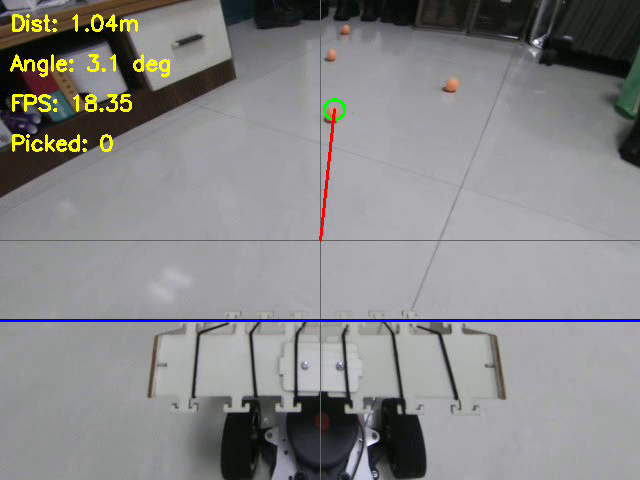
#> input picture frame 80 of ai/record/detection.avi, 640 x 480 px, given in place of the camera
$ python detect2.py
#> lines starting #> are read from the running program, lines starting #| are printed output that depends on the picture; after the words box and inside, x2 and y2 are one past the last pixel; in counts of white or black regions, pixels touching at a corner belong together
import cv2
import numpy as np
import time
import math
import configparser
from joblib import Parallel, delayed

class BallDetector:
    def __init__(self, show_display=False, record_video=False, focal_length=554.26, real_diameter=0.04, config_file='/usr/src/ai/config.txt'):
        # 读取配置文件
#> called with show_display = True, record_video = True, focal_length = 554.3, real_diameter = 0.04, config_file = '/usr/src/ai/config.txt'
        config = configparser.ConfigParser()
        config.read(config_file)
#> (reads ai/config.txt from the repository)

        # 相机初始化
        self.cap = cv2.VideoCapture(0)
        self.cap.set(cv2.CAP_PROP_FRAME_WIDTH, 640)
        self.cap.set(cv2.CAP_PROP_FRAME_HEIGHT, 480)
        self.cap.set(cv2.CAP_PROP_FPS, 30)

        # 物理参数
        self.focal_length = focal_length
        self.real_diameter = real_diameter

        # 图像处理参数
        self.show_display = show_display
        self.record_video = record_video
        self.kernel = cv2.getStructuringElement(cv2.MORPH_ELLIPSE, (5,5))

        # 橙色HSV阈值
        self.orange_lower = np.array([config.getint('DEFAULT', 'orange_lower_h'),
                                      config.getint('DEFAULT', 'orange_lower_s'),
                                      config.getint('DEFAULT', 'orange_lower_v')])
        self.orange_upper = np.array([config.getint('DEFAULT', 'orange_upper_h'),
                                      config.getint('DEFAULT', 'orange_upper_s'),
                                      config.getint('DEFAULT', 'orange_upper_v')])

        # 白色灰度参数
        self.white_lower = config.getint('DEFAULT', 'white_lower')
        self.white_upper = config.getint('DEFAULT', 'white_upper')
        self.white_blur = config.getint('DEFAULT', 'white_blur')

        # 形态学参数
        self.orange_iter_open = config.getint('DEFAULT', 'orange_iter_open')
        self.orange_iter_close = config.getint('DEFAULT', 'orange_iter_close')
        self.white_iter_open = config.getint('DEFAULT', 'white_iter_open')
        self.white_iter_close = config.getint('DEFAULT', 'white_iter_close')

        # 几何参数
        self.min_radius = config.getint('DEFAULT', 'min_radius')
        self.max_radius = config.getint('DEFAULT', 'max_radius')
        self.min_circularity = config.getfloat('DEFAULT', 'min_circularity')

        # 反光抑制阈值
        self.glare_thresh = config.getint('DEFAULT', 'glare_thresh')

        # 标定参数加载
        self._load_calibration(config.get('DEFAULT', 'calibration_file'))

        # 滤波参数
        self.smoothing_window = config.getint('DEFAULT', 'smoothing_window')
        self.x_history = []
        self.y_history = []

        if self.show_display:
            self._init_trackbars()

        if self.record_video:
            self.video_writer = cv2.VideoWriter('/usr/src/ai/record/detection.avi',
                                                cv2.VideoWriter_fourcc(*'XVID'),
                                                8, (640, 480))
        else:
            self.video_writer = None

        # 初始化FPS相关变量，避免属性不存在
        self.frame_count = 0
        self.start_time = time.time()
        self.fps = 0

        # 预分配缓冲区
        self.gray_buf = np.zeros((480, 640), dtype=np.uint8)
        self.hsv_buf = np.zeros((480, 640, 3), dtype=np.uint8)

    def _load_calibration(self, calibration_file):
        """加载相机标定参数"""
        if calibration_file:
            fs = cv2.FileStorage(calibration_file, cv2.FILE_STORAGE_READ)
            if fs.isOpened():
                self.camera_matrix = fs.getNode('camera_matrix').mat()
                self.distortion_coefficients = fs.getNode('distortion_coefficients').mat()
                fs.release()
            else:
                print(f"无法打开标定文件: {calibration_file}")
                self._set_default_calibration()
        else:
            self._set_default_calibration()

    def _set_default_calibration(self):
        """设置默认标定参数"""
        self.camera_matrix = np.array([[self.focal_length, 0, 320],
                                       [0, self.focal_length, 240],
                                       [0, 0, 1]], dtype=np.float32)
        self.distortion_coefficients = np.zeros(5, dtype=np.float32)

    def _init_trackbars(self):
        """初始化可视化调节面板"""
        cv2.namedWindow("Settings", cv2.WINDOW_NORMAL)
        cv2.resizeWindow("Settings", 800, 600)

        # 橙色小球参数
        cv2.createTrackbar("Orange H1", "Settings", self.orange_lower[0], 179, lambda x: x)
        cv2.createTrackbar("Orange H2", "Settings", self.orange_upper[0], 179, lambda x: x)
        cv2.createTrackbar("Orange S1", "Settings", self.orange_lower[1], 255, lambda x: x)
        cv2.createTrackbar("Orange S2", "Settings", self.orange_upper[1], 255, lambda x: x)
        cv2.createTrackbar("Orange V1", "Settings", self.orange_lower[2], 255, lambda x: x)
        cv2.createTrackbar("Orange V2", "Settings", self.orange_upper[2], 255, lambda x: x)
        cv2.createTrackbar("O_Open", "Settings", self.orange_iter_open, 5, lambda x: x)
        cv2.createTrackbar("O_Close", "Settings", self.orange_iter_close, 5, lambda x: x)

        # 白色小球参数
        cv2.createTrackbar("W_Lower", "Settings", self.white_lower, 255, lambda x: x)
        cv2.createTrackbar("W_Upper", "Settings", self.white_upper, 255, lambda x: x)
        cv2.createTrackbar("W_Blur", "Settings", self.white_blur, 15, lambda x: x if x % 2 == 1 else x+1)
        cv2.createTrackbar("W_Open", "Settings", self.white_iter_open, 5, lambda x: x)
        cv2.createTrackbar("W_Close", "Settings", self.white_iter_close, 5, lambda x: x)

        # 通用参数
        cv2.createTrackbar("MinRadius", "Settings", self.min_radius, 50, lambda x: x)
        cv2.createTrackbar("MaxRadius", "Settings", self.max_radius, 200, lambda x: x)
        cv2.createTrackbar("Circularity", "Settings", int(self.min_circularity * 100), 100, lambda x: x)
        cv2.createTrackbar("GlareThresh", "Settings", self.glare_thresh, 255, lambda x: x)

    def update_settings(self):
        """从轨迹栏更新所有参数"""
        # 橙色参数
        self.orange_lower = np.array([
            cv2.getTrackbarPos("Orange H1", "Settings"),
            cv2.getTrackbarPos("Orange S1", "Settings"),
            cv2.getTrackbarPos("Orange V1", "Settings")
        ])
        self.orange_upper = np.array([
            cv2.getTrackbarPos("Orange H2", "Settings"),
            cv2.getTrackbarPos("Orange S2", "Settings"),
            cv2.getTrackbarPos("Orange V2", "Settings")
        ])
        self.orange_iter_open = cv2.getTrackbarPos("O_Open", "Settings")
        self.orange_iter_close = cv2.getTrackbarPos("O_Close", "Settings")

        # 白色参数
        self.white_lower = cv2.getTrackbarPos("W_Lower", "Settings")
        self.white_upper = cv2.getTrackbarPos("W_Upper", "Settings")
        self.white_blur = cv2.getTrackbarPos("W_Blur", "Settings")
        self.white_iter_open = cv2.getTrackbarPos("W_Open", "Settings")
        self.white_iter_close = cv2.getTrackbarPos("W_Close", "Settings")

        # 通用参数
        self.min_radius = cv2.getTrackbarPos("MinRadius", "Settings")
        self.max_radius = cv2.getTrackbarPos("MaxRadius", "Settings")
        self.min_circularity = cv2.getTrackbarPos("Circularity", "Settings") / 100.0
        self.glare_thresh = cv2.getTrackbarPos("GlareThresh", "Settings")

    def _process_whitе(self, frame):
        """灰度法处理白色小球"""
        gray = cv2.cvtColor(frame, cv2.COLOR_BGR2GRAY)
        blurred = cv2.GaussianBlur(gray, (self.white_blur, self.white_blur), 0)
        _, mask = cv2.threshold(blurred, self.white_lower, self.white_upper, cv2.THRESH_BINARY)
        mask = cv2.morphologyEx(mask, cv2.MORPH_OPEN, self.kernel, iterations=self.white_iter_open)
        mask = cv2.morphologyEx(mask, cv2.MORPH_CLOSE, self.kernel, iterations=self.white_iter_close)
        return mask

    def _process_orange(self, frame):
        """HSV法处理橙色小球，合并开闭运算为一次形态学操作"""
        hsv = cv2.cvtColor(frame, cv2.COLOR_BGR2HSV)
        mask = cv2.inRange(hsv, self.orange_lower, self.orange_upper)
        mask = cv2.morphologyEx(mask, cv2.MORPH_OPEN, self.kernel, iterations=self.orange_iter_open)
        return cv2.morphologyEx(mask, cv2.MORPH_CLOSE, self.kernel, iterations=self.orange_iter_close)

    def _find_contours(self, mask):
        """轮廓检测与筛选"""
        contours, _ = cv2.findContours(mask, cv2.RETR_EXTERNAL, cv2.CHAIN_APPROX_SIMPLE)
        valid = []
        for cnt in contours:
            area = cv2.contourArea(cnt)
            if area < 100:
                continue
            perimeter = cv2.arcLength(cnt, True)
            if perimeter == 0:
                continue
            circularity = (4 * np.pi * area) / (perimeter ** 2)
            (x, y), radius = cv2.minEnclosingCircle(cnt)
            if self.min_radius <= radius <= self.max_radius and circularity >= self.min_circularity:
                valid.append((x, y, radius * 2))
        return valid

    def detect_balls(self, frame):
        """主检测流程（使用整帧检测，不使用预计算映射表）"""
        try:
            # 去畸变处理（直接调用 undistort）
            undistorted = cv2.undistort(frame, self.camera_matrix, self.distortion_coefficients)
            # 复用灰度图计算HSV中的V通道
            gray = cv2.cvtColor(frame, cv2.COLOR_BGR2GRAY)
            hsv = cv2.cvtColor(frame, cv2.COLOR_BGR2HSV)
            hsv[:, :, 2] = gray  # 使用灰度图替代V通道
            frame_modified = cv2.cvtColor(hsv, cv2.COLOR_HSV2BGR)

            glare_free = self._glare_suppression(frame_modified)

            # 并行处理两种颜色（使用线程后端避免 pickle 问题）
            results = Parallel(n_jobs=2, backend='threading')([
                delayed(self._process_orange)(glare_free),
                delayed(self._process_whitе)(glare_free)
            ])
            orange_mask, white_mask = results

            # 轮廓检测
            orange_balls = self._find_contours(orange_mask)
            white_balls = self._find_contours(white_mask)

            # 优先返回橙色检测结果
            if orange_balls:
                result = self._calculate_metrics(orange_balls[0], frame)
            elif white_balls:
                result = self._calculate_metrics(white_balls[0], frame)
            else:
                result = (0, 0, 0, 0, 0, frame)

            return result
        except Exception as e:
            print(f"检测异常: {str(e)}")
            return 0, 0, 0, 0, 0, frame

    def _glare_suppression(self, frame):
        """反光抑制处理，根据图像平均亮度决定是否启用"""
        avg_brightness = np.mean(cv2.cvtColor(frame, cv2.COLOR_BGR2GRAY))
        if avg_brightness < 100:  # 低光照时不处理反光
            return frame
        gray = cv2.cvtColor(frame, cv2.COLOR_BGR2GRAY)
        _, glare_mask = cv2.threshold(gray, self.glare_thresh, 255, cv2.THRESH_BINARY)
        return cv2.inpaint(frame, glare_mask, 3, cv2.INPAINT_TELEA)

    def _calculate_metrics(self, ball_info, frame):
        """计算距离、角度及滤波处理"""
        try:
            x, y, diameter = ball_info
            x, y = int(x), int(y)
            if diameter <= 0 or not (0 <= x < 640 and 0 <= y < 480):
                return 0, 0, 0, 0, 0, frame
            distance = (self.real_diameter * self.focal_length) / max(diameter, 1e-6)
            dx = x - 320  # 图像中心为基准
            angle = math.degrees(math.atan(dx / self.focal_length)) if self.focal_length != 0 else 0
            if self.show_display or self.record_video:
                self._draw_debug_info(frame, x, y, distance, angle)
            return 1, x, y, distance, angle, frame
        except Exception as e:
            print("指标计算异常:", e)
            return 0, 0, 0, 0, 0, frame

    def _draw_debug_info(self, frame, x, y, distance, angle):
        """在图像上绘制调试信息"""
        cv2.line(frame, (320, 0), (320, 480), (100, 100, 100), 1)
        cv2.line(frame, (0, 240), (640, 240), (100, 100, 100), 1)
        cv2.circle(frame, (x, y), 10, (0, 255, 0), 2)
        cv2.line(frame, (320, 240), (x, y), (0, 0, 255), 2)
        cv2.putText(frame, f"Dist: {distance:.2f}m", (10, 30),
                    cv2.FONT_HERSHEY_SIMPLEX, 0.7, (0, 255, 255), 2)
        cv2.putText(frame, f"Angle: {angle:.1f} deg", (10, 70),
                    cv2.FONT_HERSHEY_SIMPLEX, 0.7, (0, 255, 255), 2)
        # 如果需要显示FPS信息，则调用 self.fps（已在__init__中初始化）
        cv2.putText(frame, f"FPS: {self.fps:.2f}", (10, 110),
                    cv2.FONT_HERSHEY_SIMPLEX, 0.7, (0, 255, 255), 2)

    def detect_and_display(self):
        """主检测与显示循环"""
        try:
            while True:
                start_time = time.time()
                ret, frame = self.cap.read()
#> frame is the input picture: shape (480, 640, 3); mean B, G, R 135.2, 134.7, 135.4
                if not ret:
                    break
                if self.show_display:
                    self.update_settings()
                    orange_mask_disp = self._process_orange(frame)
#> in _process_orange, `hsv = cv2.cvtColor(frame, cv2.COLOR_BGR2HSV)`: hsv: shape (480, 640, 3); mean H, S, V 97.3, 21.1, 139.8
#> in _process_orange, `mask = cv2.inRange(hsv, self.orange_lower, self.orange_upper)`:
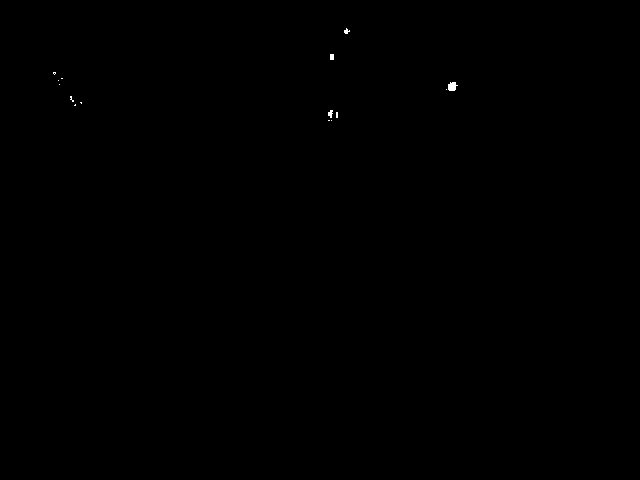
#> mask: shape (480, 640); 0.06% white; 15 white regions (11 under 20 px), largest, box (x1, y1, x2, y2) and area: (448, 82, 458, 91) 67, (328, 110, 333, 118) 27, (330, 54, 334, 60) 24, (344, 28, 350, 34) 21
#> in _process_orange, `return cv2.morphologyEx(mask, cv2.MORPH_CLOSE, self.kernel, iterations..`: returned value: shape (480, 640); 0.09% white; 7 white regions (2 under 20 px), largest, box (x1, y1, x2, y2) and area: (328, 110, 338, 121) 85, (446, 82, 458, 91) 69, (70, 96, 82, 106) 49, (330, 54, 334, 60) 24, (344, 28, 350, 34) 22
                    white_mask_disp = self._process_whitе(frame)
#> in _process_whitе, `gray = cv2.cvtColor(frame, cv2.COLOR_BGR2GRAY)`:
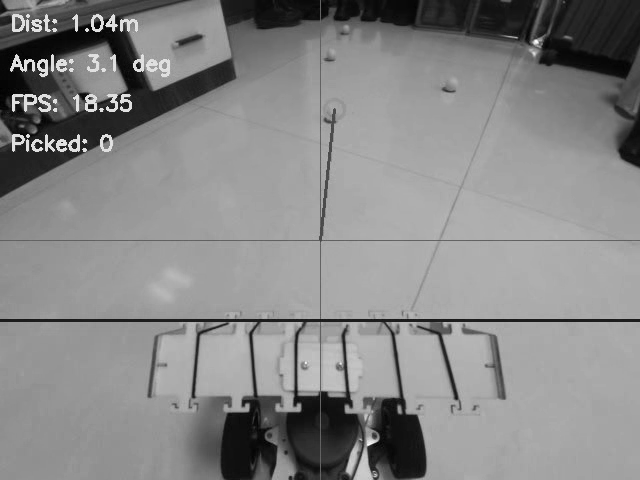
#> gray: shape (480, 640); min 0, max 254, mean 135
#> in _process_whitе, `_, mask = cv2.threshold(blurred, self.white_lower, self.white_upper, c..`:
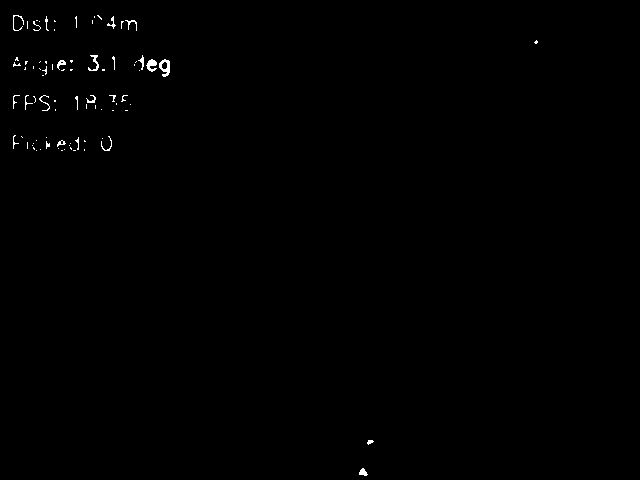
#> mask: shape (480, 640); 0.37% white in thin lines or dots, all inside (x1, y1, x2, y2) = (13, 15, 538, 476)
#> in _process_whitе, `mask = cv2.morphologyEx(mask, cv2.MORPH_OPEN, self.kernel, iterations=..`: mask: shape (480, 640); every value is 0
                    cv2.imshow("Orange Mask", orange_mask_disp)
                    cv2.imshow("White Mask", white_mask_disp)
                status, x, y, distance, angle, processed_frame = self.detect_balls(frame)
#> in detect_balls, `hsv[:, :, 2] = gray`: hsv: shape (480, 640, 3); mean H, S, V 97.3, 21.1, 135
#> in detect_balls, `frame_modified = cv2.cvtColor(hsv, cv2.COLOR_HSV2BGR)`:
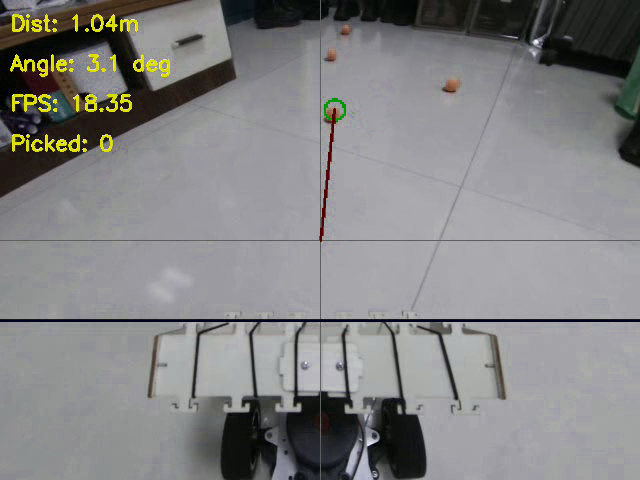
#> frame_modified: shape (480, 640, 3); mean B, G, R 131.1, 131, 131.4
#> in _glare_suppression, `avg_brightness = np.mean(cv2.cvtColor(frame, cv2.COLOR_BGR2GRAY))`: avg_brightness = 131.1
#> in _glare_suppression, `_, glare_mask = cv2.threshold(gray, self.glare_thresh, 255, cv2.THRESH..`:
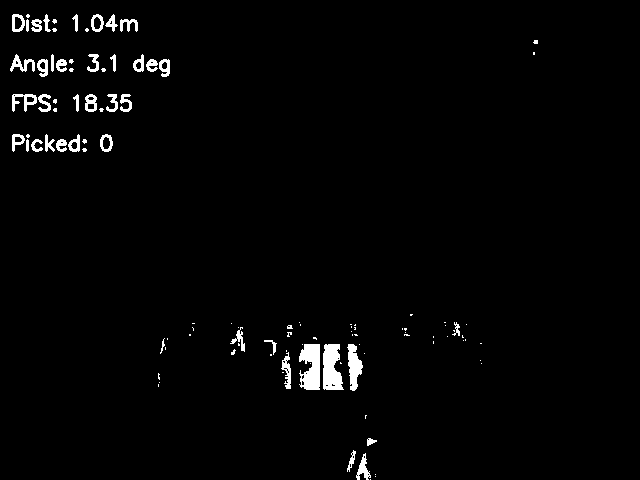
#> glare_mask: shape (480, 640); 2% white; 110 white regions (69 under 20 px), largest, box (x1, y1, x2, y2) and area: (299, 344, 320, 390) 758, (323, 344, 344, 390) 729, (347, 344, 363, 391) 441
#> in _process_orange (call 2), `hsv = cv2.cvtColor(frame, cv2.COLOR_BGR2HSV)`: hsv: shape (480, 640, 3); mean H, S, V 97.2, 21.2, 133.1
#> in _process_orange (call 2), `mask = cv2.inRange(hsv, self.orange_lower, self.orange_upper)`: mask: shape (480, 640); 0.04% white; 6 white regions (4 under 20 px), largest, box (x1, y1, x2, y2) and area: (448, 82, 458, 90) 61, (328, 110, 333, 118) 27
#> in _process_orange (call 2), `return cv2.morphologyEx(mask, cv2.MORPH_CLOSE, self.kernel, iterations..`: returned value: shape (480, 640); 0.05% white; 4 white regions (2 under 20 px)
#> in _process_whitе (call 2), `gray = cv2.cvtColor(frame, cv2.COLOR_BGR2GRAY)`:
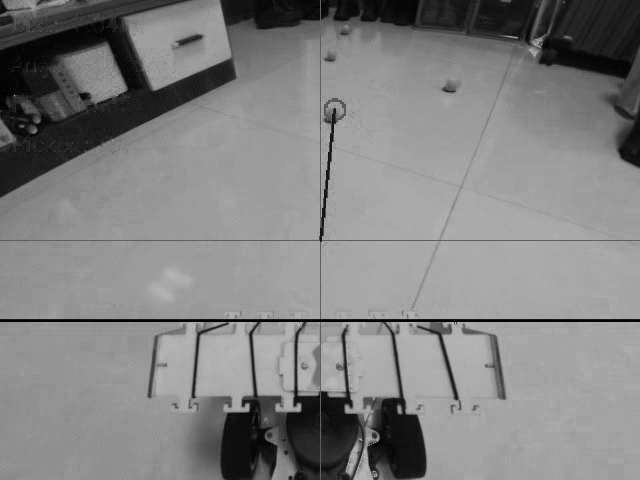
#> gray: shape (480, 640); min 0, max 183, mean 129.4
#> in detect_balls, `results = Parallel(n_jobs=2, backend='threading')([ delayed(self._proc..`: results = 2 items
#> in _find_contours, `contours, _ = cv2.findContours(mask, cv2.RETR_EXTERNAL, cv2.CHAIN_APPR..`: contours = 4 contours, 2 with area under 20; largest, box (x1, y1, x2, y2) and area: (328, 110, 338, 121) 57, (448, 82, 458, 90) 48
#> the loop in _find_contours, `for cnt in contours:` made 4 passes
#> area on passes 1 to 2: 57, 48
#> after the loop in _find_contours, `for cnt in contours:`: valid = []
#> status = 0; x = 0; y = 0; distance = 0; angle = 0

                # 更新FPS计数器
                self.frame_count += 1
                elapsed_time = time.time() - self.start_time
                self.fps = self.frame_count / elapsed_time

                if status:
                    print(f"位置: ({x}, {y}), 距离: {distance:.2f}米, 角度: {angle:.1f}度, FPS: {self.fps:.2f}")

                cv2.imshow("Frame", processed_frame)

                if self.record_video and self.video_writer is not None:
                    self.video_writer.write(processed_frame)

                if cv2.waitKey(1) & 0xFF == ord('q'):
#> (key q is pressed here)
                    break

                sleep_time = max(0, (1/30) - (time.time() - start_time))
                time.sleep(sleep_time)
        finally:
            self.cap.release()
            if self.video_writer is not None:
                self.video_writer.release()
            cv2.destroyAllWindows()

if __name__ == "__main__":
    detector = BallDetector(show_display=True, record_video=True)
    detector.detect_and_display()
